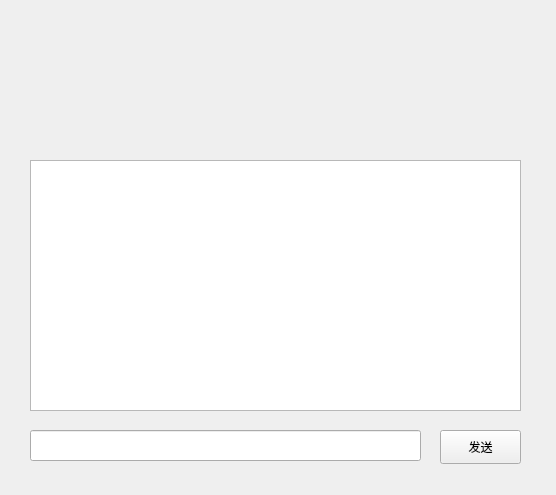
<?xml version="1.0" encoding="UTF-8"?>
<ui version="4.0">
 <class>User</class>
 <widget class="QWidget" name="User">
  <property name="geometry">
   <rect>
    <x>0</x>
    <y>0</y>
    <width>556</width>
    <height>495</height>
   </rect>
  </property>
  <property name="windowTitle">
   <string>Form</string>
  </property>
  <widget class="QLabel" name="headLabel">
   <property name="geometry">
    <rect>
     <x>40</x>
     <y>30</y>
     <width>91</width>
     <height>81</height>
    </rect>
   </property>
   <property name="styleSheet">
    <string notr="true"/>
   </property>
   <property name="text">
    <string/>
   </property>
  </widget>
  <widget class="QLabel" name="userNameLabel">
   <property name="geometry">
    <rect>
     <x>150</x>
     <y>80</y>
     <width>81</width>
     <height>31</height>
    </rect>
   </property>
   <property name="text">
    <string/>
   </property>
  </widget>
  <widget class="QLabel" name="userSignLabel">
   <property name="geometry">
    <rect>
     <x>40</x>
     <y>120</y>
     <width>171</width>
     <height>31</height>
    </rect>
   </property>
   <property name="text">
    <string/>
   </property>
  </widget>
  <widget class="QTextEdit" name="chatEidt">
   <property name="geometry">
    <rect>
     <x>30</x>
     <y>160</y>
     <width>491</width>
     <height>251</height>
    </rect>
   </property>
   <property name="readOnly">
    <bool>true</bool>
   </property>
  </widget>
  <widget class="QPushButton" name="sendButton">
   <property name="geometry">
    <rect>
     <x>440</x>
     <y>430</y>
     <width>81</width>
     <height>34</height>
    </rect>
   </property>
   <property name="text">
    <string>发送</string>
   </property>
  </widget>
  <widget class="QLineEdit" name="sendMsgLine">
   <property name="geometry">
    <rect>
     <x>30</x>
     <y>430</y>
     <width>391</width>
     <height>31</height>
    </rect>
   </property>
  </widget>
 </widget>
 <resources/>
 <connections/>
</ui>
